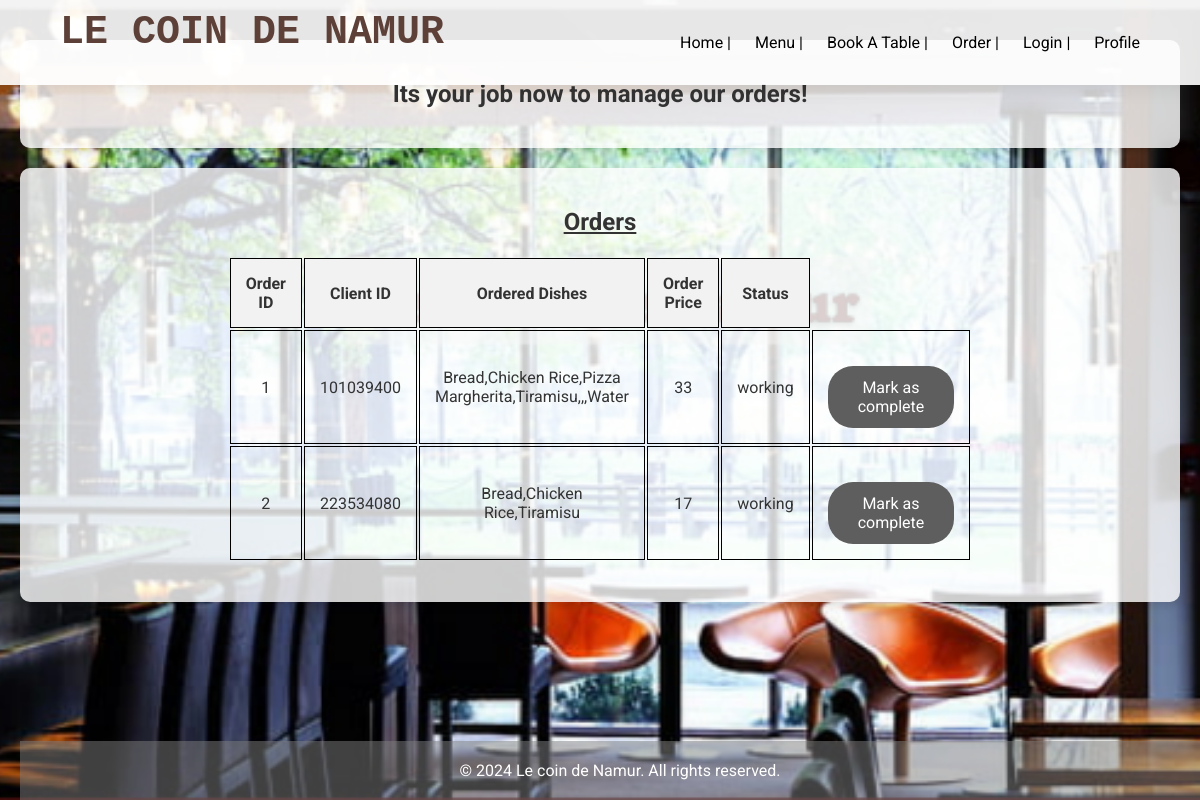
Screenshot of /orders/get/orders with the database file from the repository.
### app_management/sql/sql_models.py (models this page shows)
class Order(Base):
    __tablename__ = 'orders'
    orderid: Mapped[int] = mapped_column(Integer, primary_key= True, unique= True)
    clientid: Mapped[int] = mapped_column(Integer)
    dishes: Mapped[str] = mapped_column(String(72))
    orderprice: Mapped[int] = mapped_column(Integer)
    complete: Mapped[bool] = mapped_column(Boolean)
    status: Mapped[str] = mapped_column(String(72))

### app_management/routes/orders_routes.py (the view)
@order_router.get('/get/orders')
def ask_to_manage_orders(request: Request):
    orders = order_services.get_orders()
    return templates.TemplateResponse(
        "/orders/orders_managment.html",
        context={'request': request, 'orders': orders}
    )

### templates/orders/orders_managment.html (shortened to what this page needs)
{% extends "empty_page.html" %}
{% from "my_macro.html" import show_orders %}
{% block content %}
<div class="bloc">
    <h2>Its your job now to manage our orders!</h2>
</div>
<div class="bloc">
    <div>
        <h3>Orders</h3>
        <table>
            <tr>
                <th>Order ID</th>
                <th>Client ID</th>
                <th>Ordered Dishes</th>
                <th>Order Price</th>
                <th>Status</th>
            </tr>
            {% for order in orders %}
                {% if order.status == "working"%}
                    {{ show_orders(order.orderid, order.clientid, order.dishes, order.orderprice, order.status) }}
                {% endif %}
            {% endfor %}
        </table>
    </div>
</div>
{% endblock %}

### templates/my_macro.html (shortened to what this page needs)
{% macro show_orders(orderid, clientid, dishes, orderprice, status) %}
    <tr>
        <td>
            {{ orderid }}
        </td>
        <td>
            {{ clientid }}
        </td>
        <td>
            {{ dishes }}
        </td>
        <td>
            {{ orderprice }}
        </td>
        <td>
            {{ status }}
        </td>
        <td>
            <form action="/orders/complete" method="post">
                <button class="btn" type="submit">Mark as complete</button>
            </form>
        </td>
    </tr>
{% endmacro %}

### static/style.css (style rules this page uses)
* { margin: 0; padding: 0; box-sizing: border-box; font-family: "Roboto", sans-serif; }
body { min-height: 100vh; background-image: url('/static/images/background.png'); background-size: cover; background-repeat: no-repeat; background-position: center; color: #333; display: flex; flex-direction: column; padding: 20px; }
.bloc { background-color: rgba(255, 255, 255, 0.8); border-radius: 10px; padding: 40px; margin-top: 20px; box-shadow: 0 4px 8px rgba(0, 0, 0, 0.1); width: 100%; text-align: center; }
h3 { font-size: 24px; margin-bottom: 20px; text-decoration: underline; }
.btn { background-color: #5e5e5e; color: #fff; padding: 12px 30px; border-radius: 25px; margin-top: 20px; display: inline-block; text-align: center; border: none; cursor: pointer; position: relative; transition: background-color 0.2s ease-out; font-size: 16px; }
.btn::after { content: ""; position: absolute; left: 0; bottom: -5px; width: 0; height: 2px; background-color: #f7a800; transition: width 0.2s ease-out; }
table { margin: 0 auto; width: 60%; }
th, td { padding: 15px; text-align: center; border: 1px solid black; }
th { background-color: #f2f2f2; }

### rows the page displays
Order: orderid "1", clientid "101039400", dishes "Bread,Chicken Rice,Pizza Margherita,Tiramisu,,,Water", orderprice "33", status "working"
Order: orderid "2", clientid "223534080", dishes "Bread,Chicken Rice,Tiramisu", orderprice "17", status "working"
